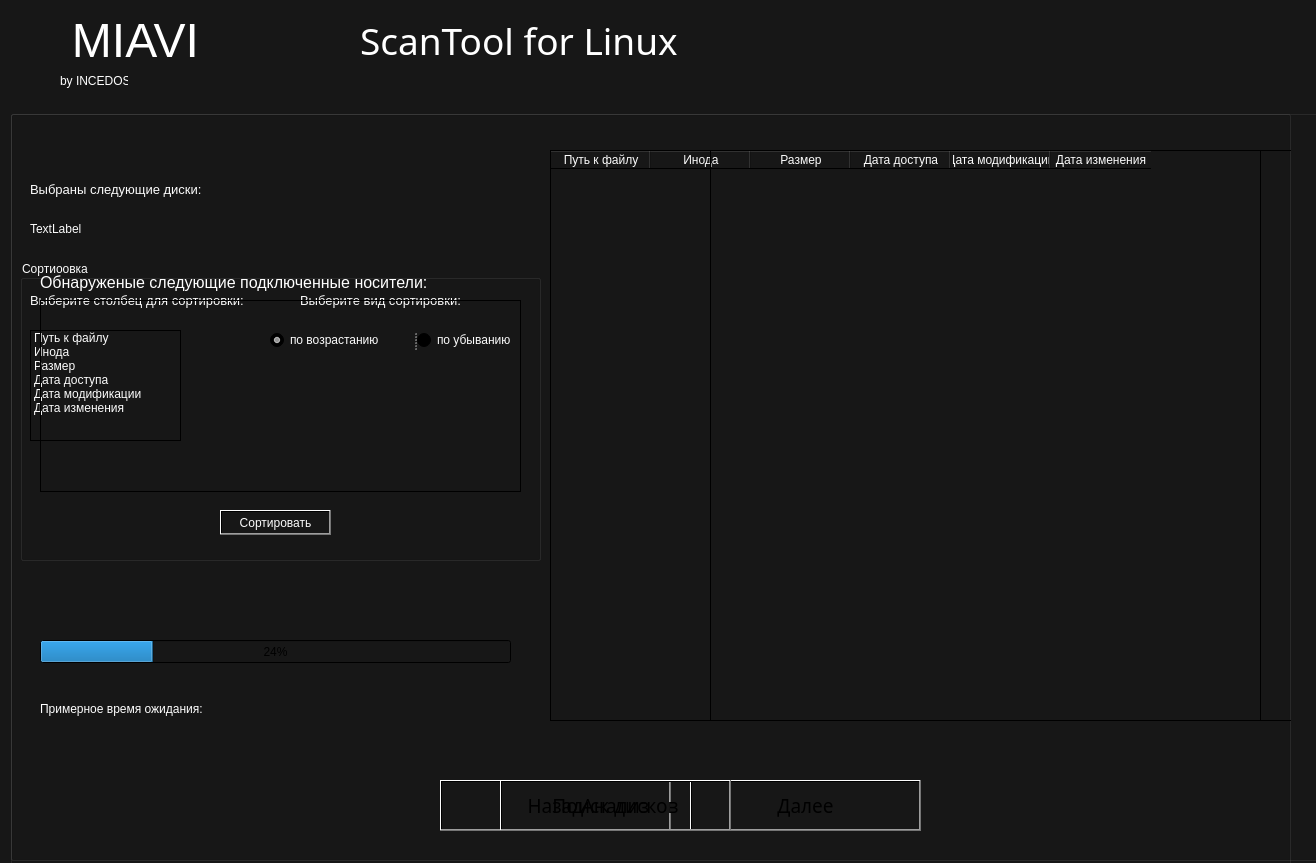
<?xml version="1.0" encoding="UTF-8"?>
<ui version="4.0">
 <class>MIAVIbyINCEDOS</class>
 <widget class="QMainWindow" name="MIAVIbyINCEDOS">
  <property name="geometry">
   <rect>
    <x>0</x>
    <y>0</y>
    <width>1316</width>
    <height>863</height>
   </rect>
  </property>
  <property name="minimumSize">
   <size>
    <width>1035</width>
    <height>678</height>
   </size>
  </property>
  <property name="acceptDrops">
   <bool>false</bool>
  </property>
  <property name="windowTitle">
   <string>MIAVI by INCEDOS</string>
  </property>
  <property name="autoFillBackground">
   <bool>false</bool>
  </property>
  <property name="styleSheet">
   <string notr="true">background-color: #171717
</string>
  </property>
  <property name="iconSize">
   <size>
    <width>50</width>
    <height>50</height>
   </size>
  </property>
  <property name="animated">
   <bool>true</bool>
  </property>
  <widget class="QWidget" name="centralwidget">
   <widget class="QGroupBox" name="groupBox_2">
    <property name="geometry">
     <rect>
      <x>10</x>
      <y>110</y>
      <width>1381</width>
      <height>751</height>
     </rect>
    </property>
    <property name="styleSheet">
     <string notr="true">background-color: qlineargradient(spread:pad, x1:0, y1:0, x2:1, y2:0, stop:0 rgba(0, 0, 0, 0), stop:1 rgba(0, 0, 0, 0));</string>
    </property>
    <property name="title">
     <string/>
    </property>
    <widget class="QLabel" name="label_11">
     <property name="geometry">
      <rect>
       <x>20</x>
       <y>110</y>
       <width>151</width>
       <height>17</height>
      </rect>
     </property>
     <property name="styleSheet">
      <string notr="true">color: rgb(255, 255, 255);</string>
     </property>
     <property name="text">
      <string>TextLabel</string>
     </property>
    </widget>
    <widget class="QPushButton" name="pushButton_2">
     <property name="geometry">
      <rect>
       <x>680</x>
       <y>670</y>
       <width>231</width>
       <height>51</height>
      </rect>
     </property>
     <property name="font">
      <font>
       <family>HoloLens MDL2 Assets</family>
       <pointsize>14</pointsize>
      </font>
     </property>
     <property name="acceptDrops">
      <bool>false</bool>
     </property>
     <property name="accessibleName">
      <string/>
     </property>
     <property name="styleSheet">
      <string notr="true">color: black;
background-color: rgb(255, 53, 56);
border-color: rgb(93, 0, 1);
border-radius: 25px 25px;
hover {
    background-color: #4CAF50; /* Green */
    color: white;}</string>
     </property>
     <property name="text">
      <string>Далее</string>
     </property>
    </widget>
    <widget class="QLabel" name="label_8">
     <property name="geometry">
      <rect>
       <x>20</x>
       <y>60</y>
       <width>231</width>
       <height>39</height>
      </rect>
     </property>
     <property name="styleSheet">
      <string notr="true">color: white; font-size: 10pt</string>
     </property>
     <property name="text">
      <string>Выбраны следующие диски:</string>
     </property>
    </widget>
    <widget class="QPushButton" name="pushButton_3">
     <property name="geometry">
      <rect>
       <x>430</x>
       <y>670</y>
       <width>231</width>
       <height>51</height>
      </rect>
     </property>
     <property name="font">
      <font>
       <family>HoloLens MDL2 Assets</family>
       <pointsize>14</pointsize>
      </font>
     </property>
     <property name="acceptDrops">
      <bool>false</bool>
     </property>
     <property name="accessibleName">
      <string/>
     </property>
     <property name="styleSheet">
      <string notr="true">color: black;
background-color: rgb(255, 255, 255);
border-color: rgb(93, 0, 1);
border-radius: 25px 25px;
hover {
    background-color: #4CAF50; /* Green */
    color: black;}</string>
     </property>
     <property name="text">
      <string>Назад</string>
     </property>
    </widget>
    <widget class="QTableWidget" name="tableWidget">
     <property name="geometry">
      <rect>
       <x>540</x>
       <y>40</y>
       <width>711</width>
       <height>571</height>
      </rect>
     </property>
     <property name="styleSheet">
      <string notr="true">color:white;
background-color: qlineargradient(spread:pad, x1:0, y1:0, x2:1, y2:1, stop:0 rgba(0, 0, 0, 0), stop:0.994975 rgba(255, 255, 255, 0))</string>
     </property>
     <property name="sortingEnabled">
      <bool>false</bool>
     </property>
     <column>
      <property name="text">
       <string>Путь к файлу</string>
      </property>
     </column>
     <column>
      <property name="text">
       <string>Инода</string>
      </property>
     </column>
     <column>
      <property name="text">
       <string>Размер</string>
      </property>
     </column>
     <column>
      <property name="text">
       <string>Дата доступа</string>
      </property>
     </column>
     <column>
      <property name="text">
       <string>Дата модификации</string>
      </property>
     </column>
     <column>
      <property name="text">
       <string>Дата изменения</string>
      </property>
     </column>
    </widget>
    <widget class="QGroupBox" name="groupBox_3">
     <property name="geometry">
      <rect>
       <x>10</x>
       <y>150</y>
       <width>521</width>
       <height>301</height>
      </rect>
     </property>
     <property name="styleSheet">
      <string notr="true">color:white;
background-color: qlineargradient(spread:pad, x1:0, y1:0, x2:1, y2:1, stop:0 rgba(0, 0, 0, 0), stop:0.994975 rgba(255, 255, 255, 0))</string>
     </property>
     <property name="title">
      <string>Сортиоовка</string>
     </property>
     <widget class="QPushButton" name="pushButton_5">
      <property name="geometry">
       <rect>
        <x>200</x>
        <y>250</y>
        <width>111</width>
        <height>25</height>
       </rect>
      </property>
      <property name="styleSheet">
       <string notr="true">color:white;
background-color: qlineargradient(spread:pad, x1:0, y1:0, x2:1, y2:1, stop:0 rgba(0, 0, 0, 0), stop:0.994975 rgba(255, 255, 255, 0))</string>
      </property>
      <property name="text">
       <string>Сортировать</string>
      </property>
     </widget>
     <widget class="QLabel" name="label_10">
      <property name="geometry">
       <rect>
        <x>10</x>
        <y>30</y>
        <width>231</width>
        <height>21</height>
       </rect>
      </property>
      <property name="styleSheet">
       <string notr="true">color: white; font-size: 10pt</string>
      </property>
      <property name="text">
       <string>Выберите столбец для сортировки:</string>
      </property>
     </widget>
     <widget class="QListWidget" name="listWidget_2">
      <property name="geometry">
       <rect>
        <x>10</x>
        <y>70</y>
        <width>151</width>
        <height>111</height>
       </rect>
      </property>
      <property name="styleSheet">
       <string notr="true">color:white;
background-color: qlineargradient(spread:pad, x1:0, y1:0, x2:1, y2:1, stop:0 rgba(0, 0, 0, 0), stop:0.994975 rgba(255, 255, 255, 0))</string>
      </property>
      <item>
       <property name="text">
        <string>Путь к файлу</string>
       </property>
      </item>
      <item>
       <property name="text">
        <string>Инода</string>
       </property>
      </item>
      <item>
       <property name="text">
        <string>Размер</string>
       </property>
      </item>
      <item>
       <property name="text">
        <string>Дата доступа</string>
       </property>
      </item>
      <item>
       <property name="text">
        <string>Дата модификации</string>
       </property>
      </item>
      <item>
       <property name="text">
        <string>Дата изменения</string>
       </property>
      </item>
     </widget>
     <widget class="QSplitter" name="splitter">
      <property name="geometry">
       <rect>
        <x>250</x>
        <y>70</y>
        <width>271</width>
        <height>20</height>
       </rect>
      </property>
      <property name="orientation">
       <enum>Qt::Horizontal</enum>
      </property>
      <widget class="QRadioButton" name="radioButton">
       <property name="enabled">
        <bool>true</bool>
       </property>
       <property name="styleSheet">
        <string notr="true">color: rgb(255, 255, 255)</string>
       </property>
       <property name="text">
        <string>по возрастанию</string>
       </property>
       <property name="checked">
        <bool>true</bool>
       </property>
      </widget>
      <widget class="QRadioButton" name="radioButton_2">
       <property name="styleSheet">
        <string notr="true">color: rgb(255, 255, 255)</string>
       </property>
       <property name="text">
        <string>по убыванию</string>
       </property>
      </widget>
     </widget>
     <widget class="QLabel" name="label_9">
      <property name="geometry">
       <rect>
        <x>280</x>
        <y>30</y>
        <width>171</width>
        <height>21</height>
       </rect>
      </property>
      <property name="styleSheet">
       <string notr="true">color: white; font-size: 10pt</string>
      </property>
      <property name="text">
       <string>Выберите вид сортировки:</string>
      </property>
     </widget>
    </widget>
   </widget>
   <widget class="QLabel" name="label_4">
    <property name="geometry">
     <rect>
      <x>360</x>
      <y>0</y>
      <width>771</width>
      <height>81</height>
     </rect>
    </property>
    <property name="minimumSize">
     <size>
      <width>771</width>
      <height>81</height>
     </size>
    </property>
    <property name="font">
     <font>
      <family>Century Gothic</family>
      <pointsize>28</pointsize>
      <weight>50</weight>
      <bold>false</bold>
     </font>
    </property>
    <property name="autoFillBackground">
     <bool>false</bool>
    </property>
    <property name="styleSheet">
     <string notr="true">color: white; background-color: none;background-color: qlineargradient(spread:pad, x1:0, y1:0, x2:1, y2:0, stop:0 rgba(0, 0, 0, 0), stop:1 rgba(0, 0, 0, 0));</string>
    </property>
    <property name="text">
     <string>ScanTool for Linux</string>
    </property>
   </widget>
   <widget class="QLabel" name="label_2">
    <property name="geometry">
     <rect>
      <x>0</x>
      <y>0</y>
      <width>271</width>
      <height>81</height>
     </rect>
    </property>
    <property name="minimumSize">
     <size>
      <width>271</width>
      <height>81</height>
     </size>
    </property>
    <property name="font">
     <font>
      <pointsize>36</pointsize>
      <weight>50</weight>
      <bold>false</bold>
     </font>
    </property>
    <property name="styleSheet">
     <string notr="true">color: white; background-color: none;background-color: qlineargradient(spread:pad, x1:0, y1:0, x2:1, y2:0, stop:0 rgba(0, 0, 0, 0), stop:1 rgba(0, 0, 0, 0));</string>
    </property>
    <property name="text">
     <string>MIAVI</string>
    </property>
    <property name="textFormat">
     <enum>Qt::AutoText</enum>
    </property>
    <property name="scaledContents">
     <bool>false</bool>
    </property>
    <property name="alignment">
     <set>Qt::AlignCenter</set>
    </property>
    <property name="wordWrap">
     <bool>false</bool>
    </property>
    <property name="textInteractionFlags">
     <set>Qt::LinksAccessibleByMouse</set>
    </property>
    <property name="buddy">
     <cstring></cstring>
    </property>
   </widget>
   <widget class="QGroupBox" name="groupBox">
    <property name="geometry">
     <rect>
      <x>10</x>
      <y>110</y>
      <width>1281</width>
      <height>791</height>
     </rect>
    </property>
    <property name="styleSheet">
     <string notr="true">background-color: qlineargradient(spread:pad, x1:0, y1:0, x2:1, y2:0, stop:0 rgba(0, 0, 0, 0), stop:1 rgba(0, 0, 0, 0));</string>
    </property>
    <property name="title">
     <string/>
    </property>
    <widget class="QPushButton" name="pushButton_4">
     <property name="geometry">
      <rect>
       <x>490</x>
       <y>670</y>
       <width>231</width>
       <height>51</height>
      </rect>
     </property>
     <property name="font">
      <font>
       <family>HoloLens MDL2 Assets</family>
       <pointsize>14</pointsize>
      </font>
     </property>
     <property name="acceptDrops">
      <bool>false</bool>
     </property>
     <property name="accessibleName">
      <string/>
     </property>
     <property name="styleSheet">
      <string notr="true">background-color: rgb(255, 53, 56);
border-color: rgb(93, 0, 1);
border-radius: 25px 25px;
hover {
    background-color: #4CAF50; /* Green */
    color: white;}</string>
     </property>
     <property name="text">
      <string>Анализ</string>
     </property>
    </widget>
    <widget class="QPushButton" name="pushButton">
     <property name="geometry">
      <rect>
       <x>490</x>
       <y>670</y>
       <width>231</width>
       <height>51</height>
      </rect>
     </property>
     <property name="font">
      <font>
       <family>HoloLens MDL2 Assets</family>
       <pointsize>14</pointsize>
      </font>
     </property>
     <property name="acceptDrops">
      <bool>false</bool>
     </property>
     <property name="accessibleName">
      <string/>
     </property>
     <property name="styleSheet">
      <string notr="true">background-color: rgb(255, 53, 56);
border-color: rgb(93, 0, 1);
border-radius: 25px 25px;
hover {
    background-color: #4CAF50; /* Green */
    color: white;}</string>
     </property>
     <property name="text">
      <string>Поиск дисков</string>
     </property>
    </widget>
    <widget class="QPlainTextEdit" name="plainTextEdit">
     <property name="geometry">
      <rect>
       <x>700</x>
       <y>40</y>
       <width>661</width>
       <height>571</height>
      </rect>
     </property>
     <property name="styleSheet">
      <string notr="true">color:white;
background-color: qlineargradient(spread:pad, x1:0, y1:0, x2:1, y2:1, stop:0 rgba(0, 0, 0, 0), stop:0.994975 rgba(255, 255, 255, 0))</string>
     </property>
    </widget>
    <widget class="QLabel" name="label_12">
     <property name="geometry">
      <rect>
       <x>30</x>
       <y>30</y>
       <width>559</width>
       <height>284</height>
      </rect>
     </property>
     <property name="minimumSize">
      <size>
       <width>419</width>
       <height>279</height>
      </size>
     </property>
     <property name="font">
      <font>
       <family>Arial</family>
       <pointsize>12</pointsize>
      </font>
     </property>
     <property name="styleSheet">
      <string notr="true">color: white;
background-color: qlineargradient(spread:pad, x1:0, y1:0, x2:1, y2:0, stop:0 rgba(0, 0, 0, 0), stop:1 rgba(255, 255, 255, 0));</string>
     </property>
     <property name="text">
      <string>Обнаруженые следующие подключенные носители:</string>
     </property>
    </widget>
    <widget class="QListWidget" name="listWidget">
     <property name="geometry">
      <rect>
       <x>30</x>
       <y>190</y>
       <width>481</width>
       <height>192</height>
      </rect>
     </property>
     <property name="styleSheet">
      <string notr="true">color:white;
background-color: qlineargradient(spread:pad, x1:0, y1:0, x2:1, y2:0, stop:0 rgba(0, 0, 0, 0), stop:1 rgba(255, 255, 255, 0));</string>
     </property>
    </widget>
    <widget class="QProgressBar" name="progressBar">
     <property name="geometry">
      <rect>
       <x>30</x>
       <y>530</y>
       <width>471</width>
       <height>23</height>
      </rect>
     </property>
     <property name="value">
      <number>24</number>
     </property>
    </widget>
    <widget class="QLabel" name="label">
     <property name="geometry">
      <rect>
       <x>30</x>
       <y>590</y>
       <width>301</width>
       <height>17</height>
      </rect>
     </property>
     <property name="styleSheet">
      <string notr="true">color:white;
background-color: qlineargradient(spread:pad, x1:0, y1:0, x2:1, y2:0, stop:0 rgba(0, 0, 0, 0), stop:1 rgba(255, 255, 255, 0));</string>
     </property>
     <property name="text">
      <string>Примерное время ожидания: </string>
     </property>
    </widget>
   </widget>
   <widget class="QLabel" name="label_5">
    <property name="geometry">
     <rect>
      <x>60</x>
      <y>40</y>
      <width>68</width>
      <height>81</height>
     </rect>
    </property>
    <property name="font">
     <font>
      <family>MS UI Gothic</family>
     </font>
    </property>
    <property name="styleSheet">
     <string notr="true">color: white; background-color: none;background-color: qlineargradient(spread:pad, x1:0, y1:0, x2:1, y2:0, stop:0 rgba(0, 0, 0, 0), stop:1 rgba(0, 0, 0, 0));</string>
    </property>
    <property name="text">
     <string>by INCEDOS</string>
    </property>
   </widget>
   <widget class="QLabel" name="background">
    <property name="geometry">
     <rect>
      <x>-290</x>
      <y>-10</y>
      <width>1621</width>
      <height>1081</height>
     </rect>
    </property>
    <property name="text">
     <string/>
    </property>
    <property name="pixmap">
     <pixmap>../../../../../usr/share/applications/background.jpg</pixmap>
    </property>
   </widget>
   <zorder>background</zorder>
   <zorder>groupBox_2</zorder>
   <zorder>label_4</zorder>
   <zorder>label_2</zorder>
   <zorder>label_5</zorder>
   <zorder>groupBox</zorder>
  </widget>
 </widget>
 <resources/>
 <connections/>
</ui>
